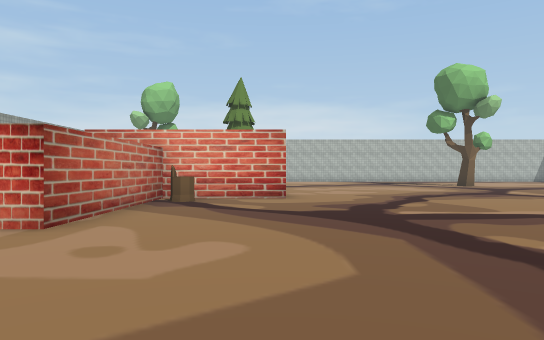
View 1 (above)

23 first-person views from a walk through a Unity game level. The camera is 1.4 m above the floor, looks level and sees 70° across. The floor is counted in squares, 2 m on a side. Each view is taken from the middle of a square. On the plan, view 1 faces up. The plan holds only what a view shows up to about 11 squares ahead; the rest is blank. The player is left out. Some surface patterns are stand-ins.

View 2
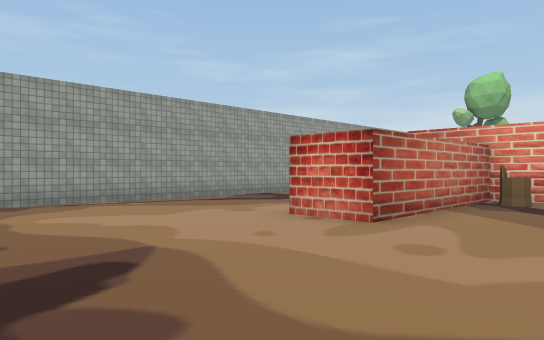

View 3
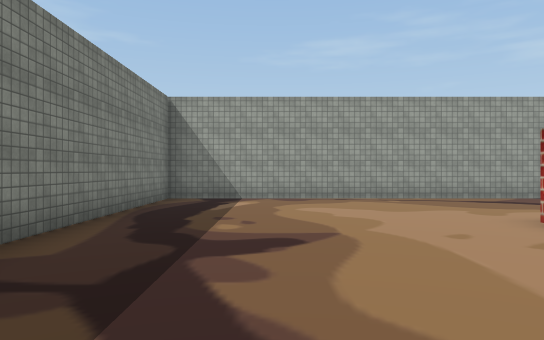

View 4
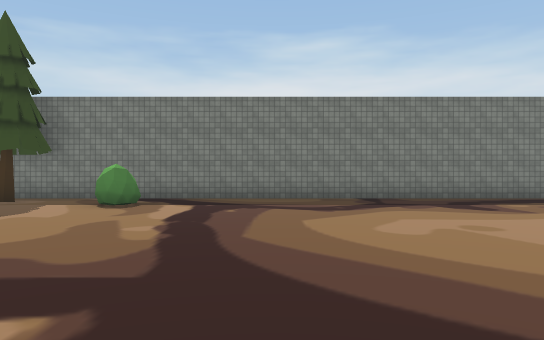

View 5
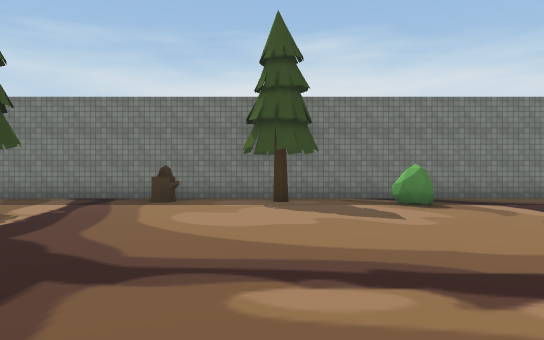

View 6
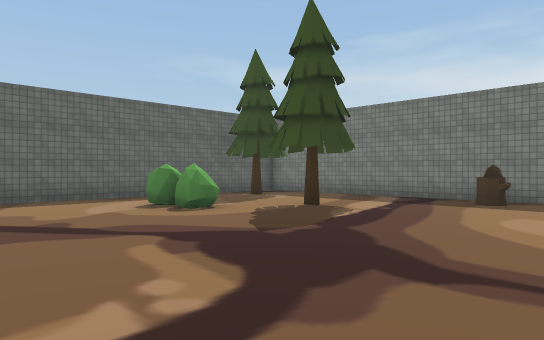

View 7
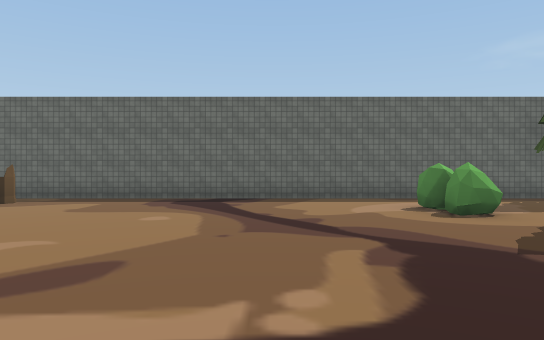

View 8
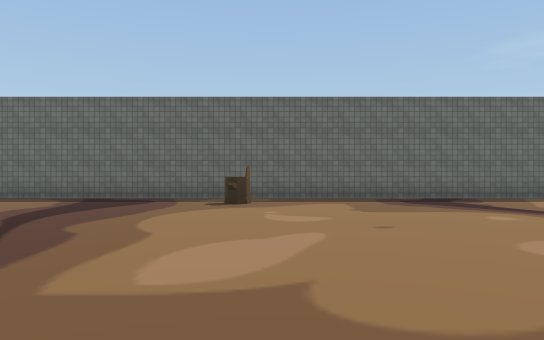

View 9
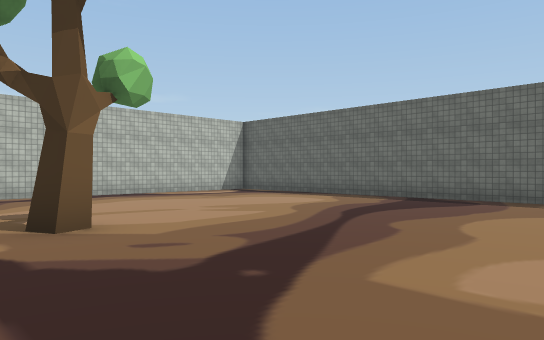

View 10
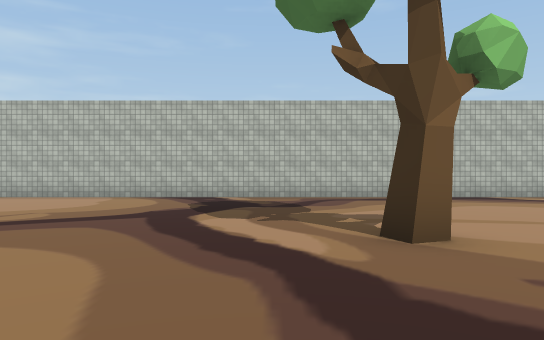

View 11
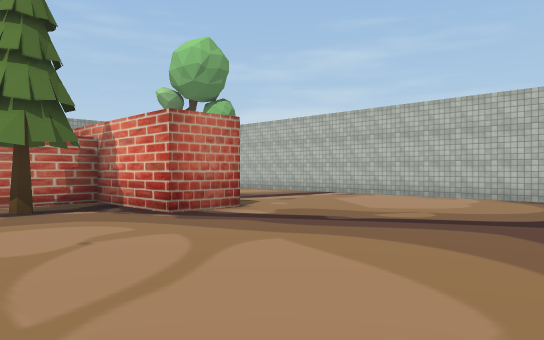

View 12
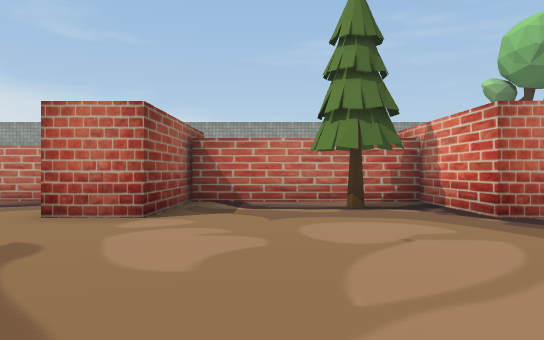

View 13
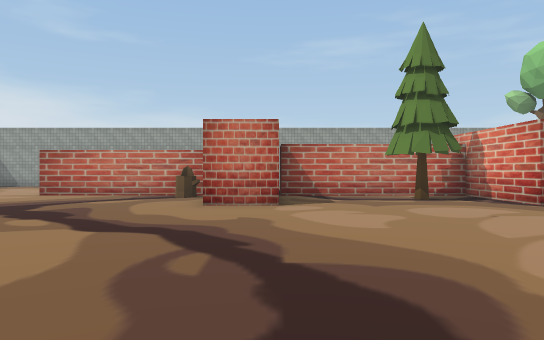

View 14
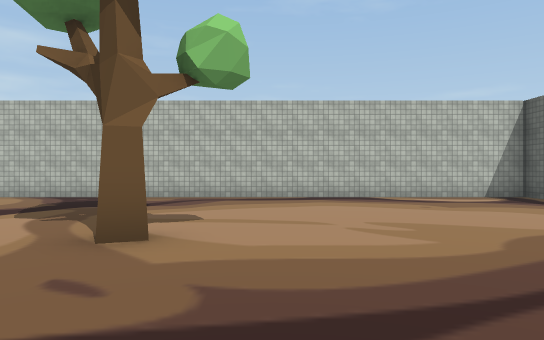

View 15
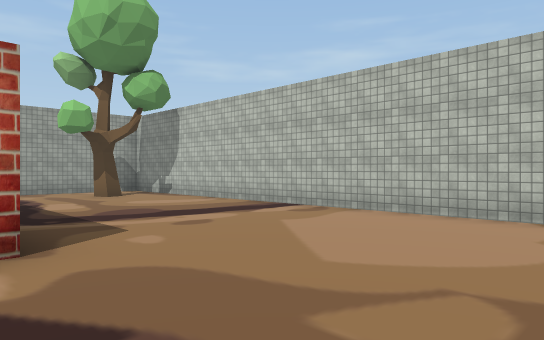

View 16
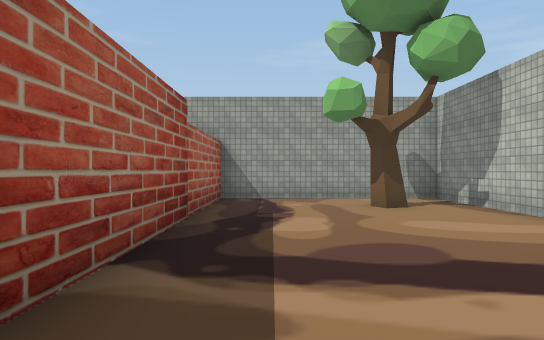

View 17
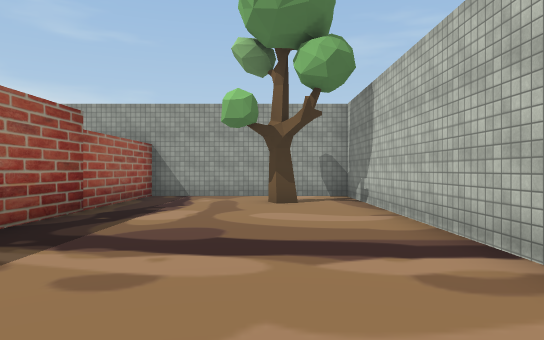

View 18
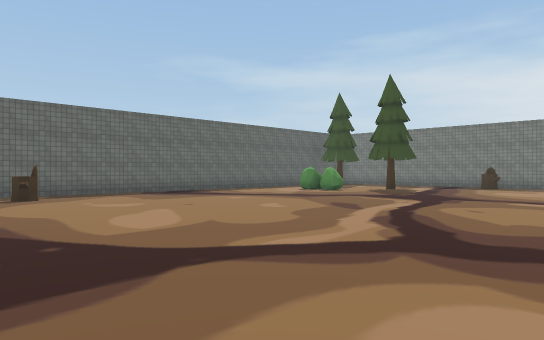

View 19
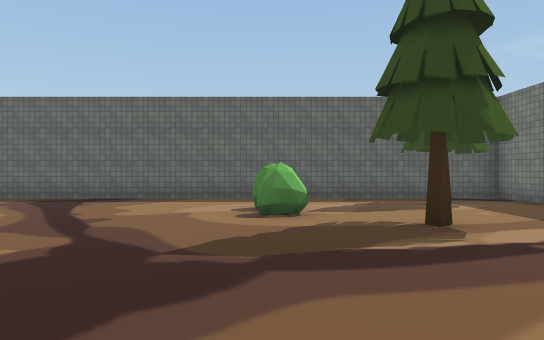

View 20
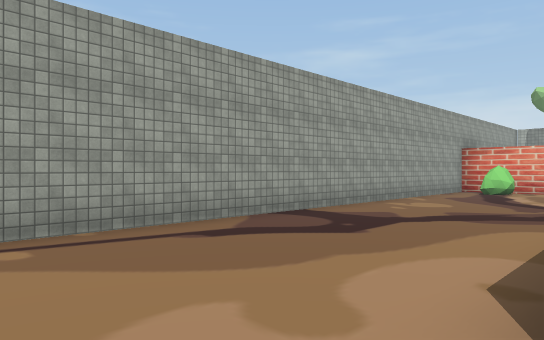

View 21
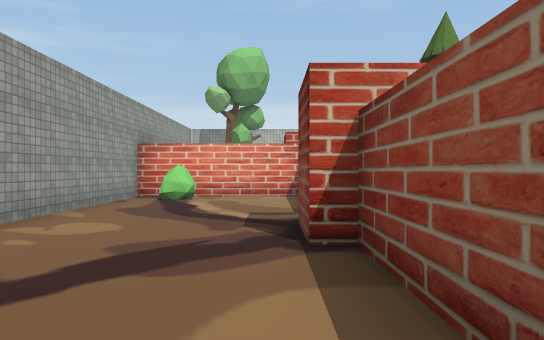

View 22
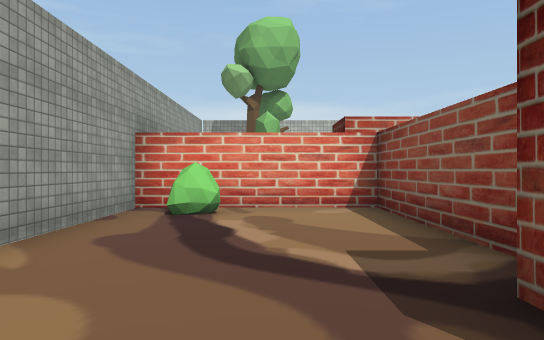

View 23
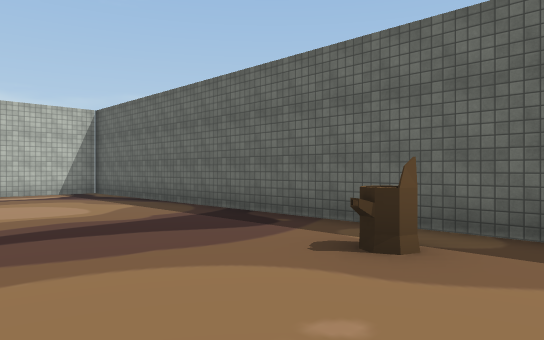

### Floor plan
Points are (right, up) in squares from view 1. A wall is a line through its corners. A room is listed if a view was taken in it or the views show most of it. See-through windows are left out.
Room 1 (views 1, 2, 3, 4, 5, 6, 7, 8, 9, 10, 11, 12, 13, 14, 15, 16, 17, 18, 19, 20, 21, 22, 23)
walls: (-3.1, 11.1) (0.4, 11.1) (0.4, 9.6) (-2.7, 9.6) (-2.7, 4.6) (-4.2, 4.6); (0.4, 17.9) (0.4, 16.2) (-2.7, 16.2) (-2.7, 11.2); (-4.2, 12) (-4.2, 16.2) (-8.5, 16.2) (-8.5, -1.5) (16.6, -1.5) (16.6, 23.1) (-8.5, 23.1) (-8.5, 17.8) (-0.8, 17.8); (-4.2, 7.1) (-4.2, 9.6) (-4.6, 9.6) (-4.6, 11.2)
objects: bush (-7, 15); tree (-7, 21); stump (-2, 9); tree (-1, 15); bush (4, 0); tree (7, -1); tree (8, 17); stump (9, -1); tree (12, 2); bush (13, 4); bush (14, 4); tree (15, 0); stump (15, 13)

Where each view was taken, in squares from view 1:
view 1: 0 up, 0 right, facing up
view 2: 0 up, 0 right, facing up-left
view 3: 1 up, 1 right, facing left
view 4: 8 up, 1 right, facing down
view 5: 8 up, 7 right, facing down
view 6: 8 up, 7 right, facing down-right
view 7: 7 up, 7 right, facing right
view 8: 12 up, 7 right, facing right
view 9: 12 up, 7 right, facing up-right
view 10: 13 up, 7 right, facing up
view 11: 13 up, 6 right, facing up-left
view 12: 13 up, 6 right, facing left
view 13: 11 up, 8 right, facing left
view 14: 13 up, 10 right, facing up
view 15: 17 up, 4 right, facing up-left
view 16: 19 up, 1 right, facing left
view 17: 21 up, 2 right, facing left
view 18: 15 up, 5 right, facing down-right
view 19: 4 up, 7 right, facing right
view 20: 3 up, 4 left, facing up-left
view 21: 6 up, 5 left, facing up
view 22: 9 up, 6 left, facing up
view 23: 11 up, 12 right, facing up-right
